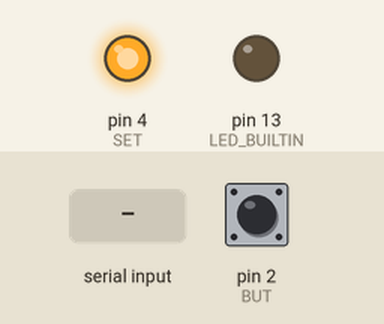
A sketch run on a simulated Arduino Uno, built with avr-gcc and run on an emulated ATmega328P. Parts: output pins drawn as LEDs (lit = HIGH). The test bench sets the inputs (shaded band); at power-on: pin 2 (BUT) HIGH. What the sketch prints to the serial monitor is not drawn.

Above: at 1.2 s.
1.3 s: "1" received over Serial
At 2.1 s:
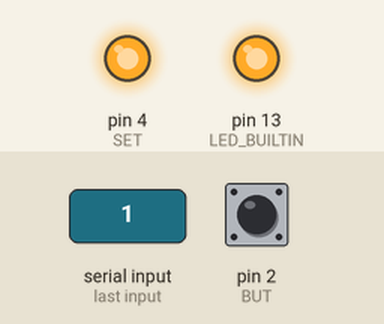
2.8 s: "5" received over Serial
At 3.3 s:
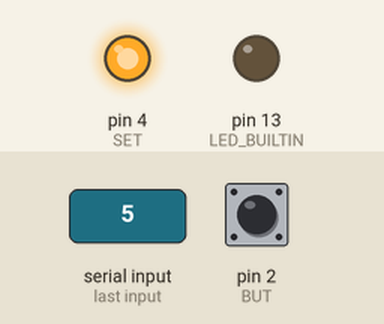
Timing chart, 0 to 5.8 s (numbered marks = the images above; inputs shaded):
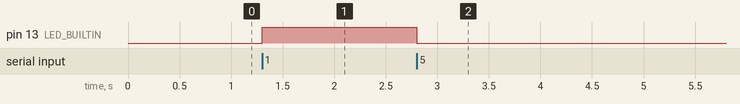

The sketch:

sketch_jan17a.ino
```cpp
#define BUT 2   // кнопка
#define SET 4   // SET

byte but[2];

void setup() {
  pinMode(BUT, INPUT_PULLUP);
  pinMode(LED_BUILTIN, OUTPUT);
  pinMode(SET, OUTPUT);
  digitalWrite(SET, HIGH);
  Serial.begin(9600);
}

void loop() {
  if (Serial.available()) {
    byte a = Serial.read();
    if (a == '1') {           // если пришла команда на включение, зажигаем светодиод
      digitalWrite(LED_BUILTIN, HIGH);
    } else if (a == '5') {    // если на выключение - выключаем
      digitalWrite(LED_BUILTIN, LOW);
    }
  }
  but_read();                 // отслеживание нажатий кнопки
}

void but_read() {
  static unsigned long timerT;
  if ((timerT + 100) > millis()) return;
  but[0] = but[1];
  but[1] = digitalRead(BUT);
  if (but[0] && !but[1]) Serial.write("1"); // кнопка нажата, отправляем 1
  if (!but[0] && but[1]) Serial.write("5"); // кнопка отжата, отправляем 5
  timerT = millis();
}
```

Measured:
- after the input at 1.3 s, pin 13 (LED_BUILTIN): LOW → HIGH at once
- after the input at 2.8 s, pin 13 (LED_BUILTIN): HIGH → LOW at once
